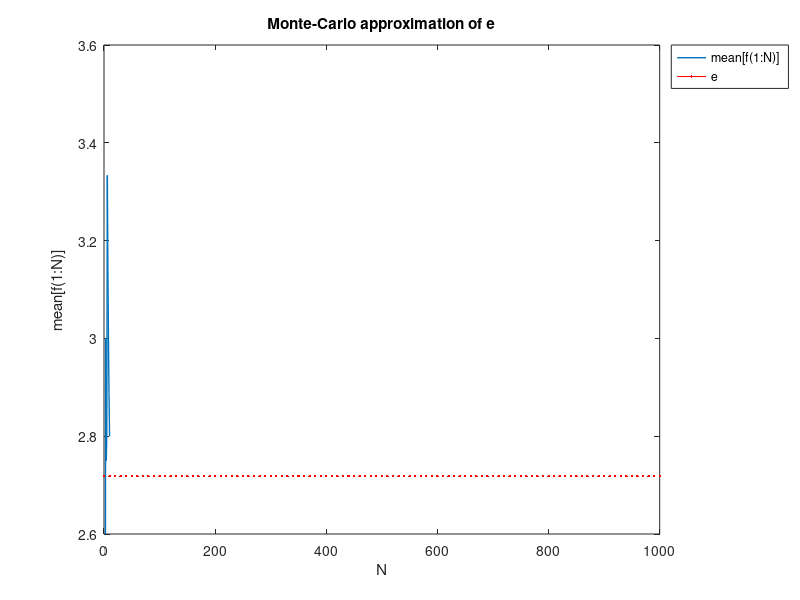
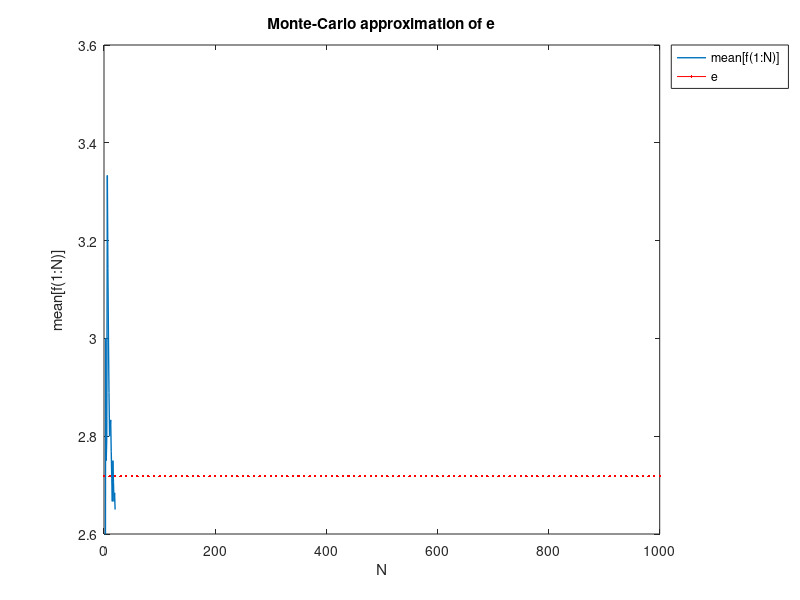
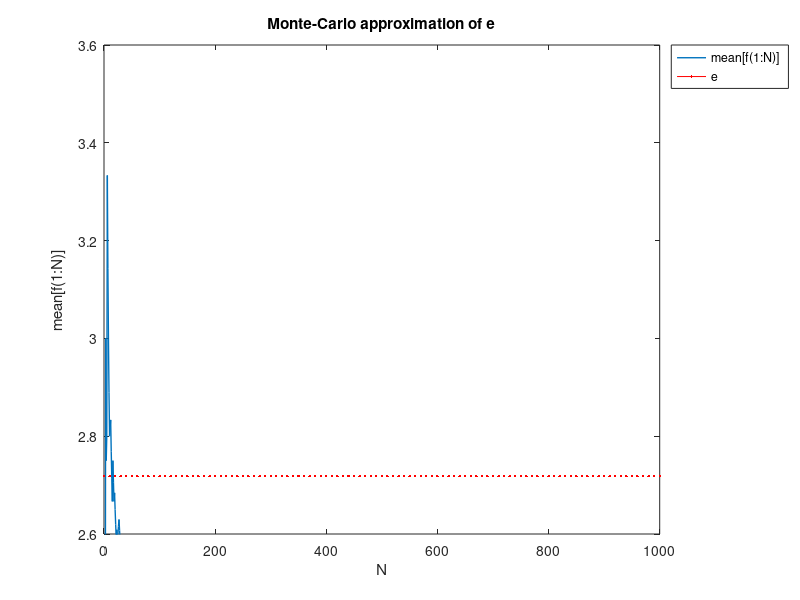
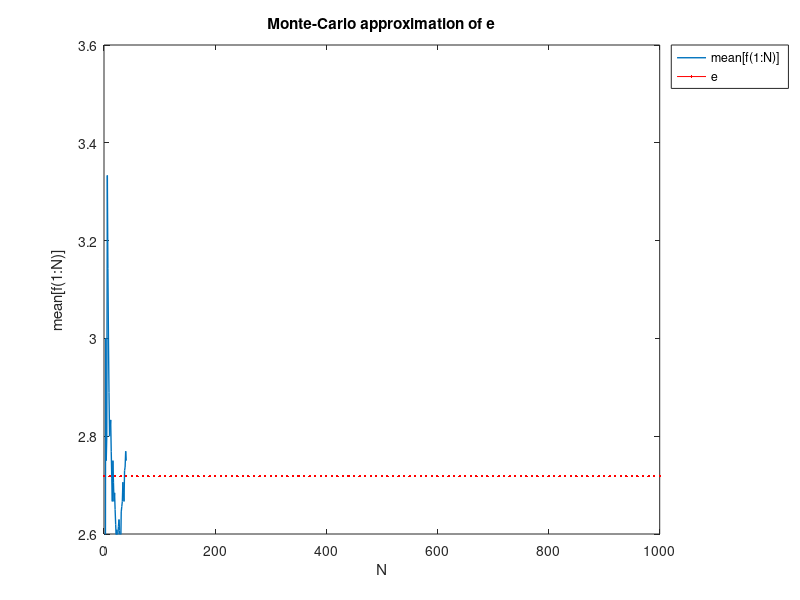

Here is the MATLAB script that generated these plots, in order:
N = 1000;
s = 0;
k = 0;
f = 0;
g = 0;
breaks = 10;

for i=1:N
  while s < 1
   s = s + rand;
   k = k + 1;
  end
  f(i) = k;
  g(i) = mean(f(1:i));
  s = 0;
  k = 0;
end

for i=1:N
  if mod(i,breaks) == 0
    h = figure('visible','off');
    plot(g(1:i), 'linewidth', 1);
    xlim([0 N]);
    ylim([2.6 3.6]);
    hold on;
    plot(0:breaks:N,e^1,"r", 'linewidth', 0.2);
    xlabel("N");
    ylabel(['{mean[f(1:N)]}' sprintf('\n')]);
    legend('mean[f(1:N)]', 'e','location', 'northeastoutside')
    title("Monte-Carlo approximation of e")
    print(h, "-dpng", strcat(pwd, "/results/", num2str(i), "eApprox_", num2str(N), ".png")) 
    disp(g(i));
  endif
end